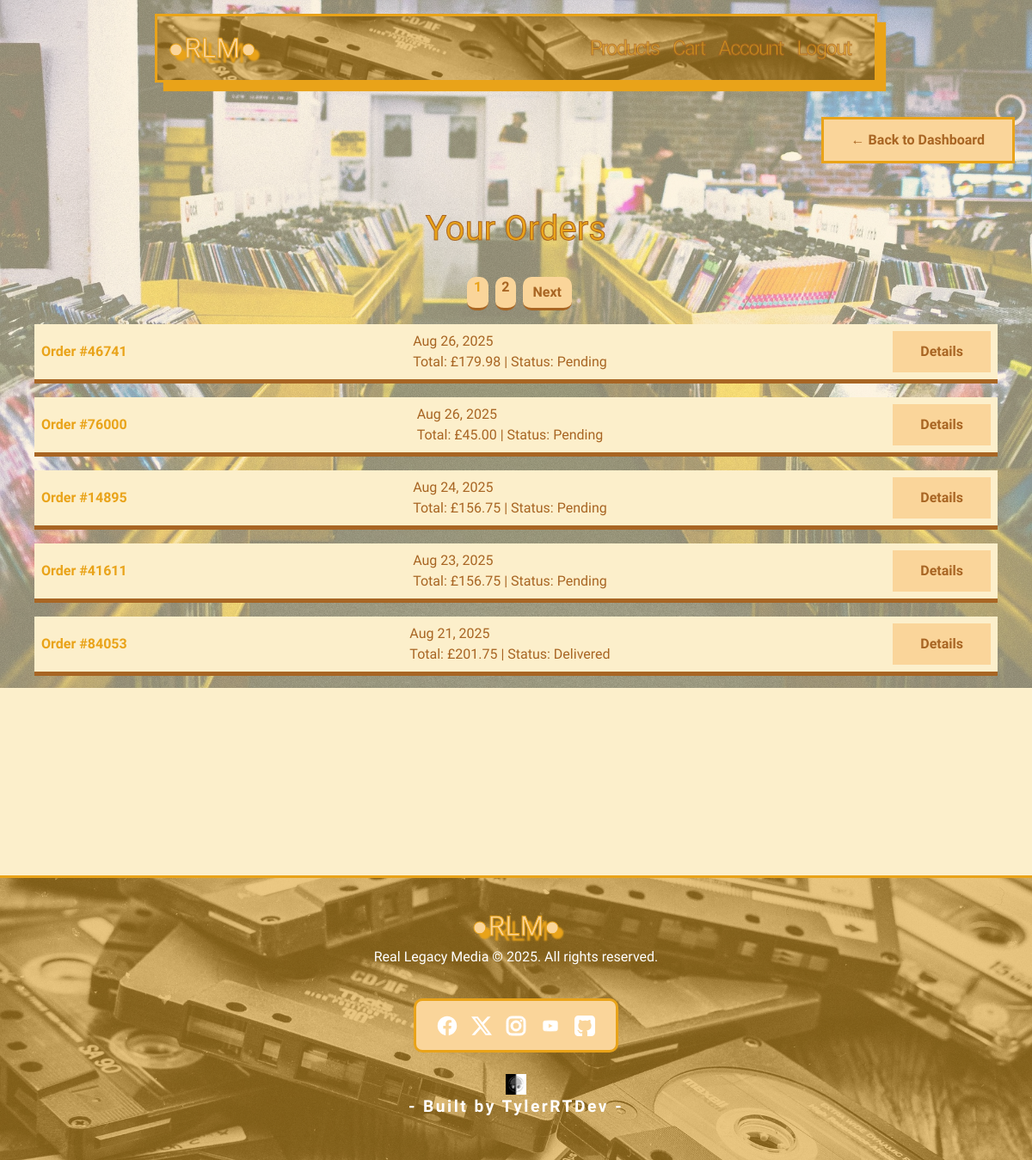
The page /accounts/orders/ (signed in) on the database its author committed.
### checkout/models.py (models this page shows, shortened)
class CheckoutOrder(models.Model):
    STATUS_CHOICES = [
        ('pending', 'Pending'),
        ('shipped', 'Shipped'),
        ('delivered', 'Delivered'),
    ]
    user = models.ForeignKey(User, on_delete=models.CASCADE, null=True, blank=True)
    order_session = models.CharField(max_length=255, unique=True, blank=True, null=True)
    order_number = models.CharField(max_length=5, unique=True, blank=True, null=True)
    email = models.EmailField(blank=True, null=True)
    city = models.CharField(max_length=50, null=True, blank=True)
    postcode = models.CharField(max_length=20, null=True, blank=True)
    total_amount = models.DecimalField(max_digits=10, decimal_places=2)
    status = models.CharField(max_length=20, choices=STATUS_CHOICES, default='pending')
    created_at = models.DateTimeField(auto_now_add=True)
    full_name = models.CharField(max_length=100, null=True, blank=True)
    shipping_address = models.TextField(null=True, blank=True)
    shipping_city = models.CharField(max_length=50, null=True, blank=True)
    shipping_postcode = models.CharField(max_length=20, null=True, blank=True)
    billing_address = models.TextField(null=True, blank=True)
    billing_city = models.CharField(max_length=20,null=True, blank=True)
    billing_postcode = models.CharField(max_length=20,null=True, blank=True)

### accounts/views.py (the view)
# urls.py: path('orders/', views.order_history_view, name='order_history'),
@login_required
def order_history_view(request):
    orders = CheckoutOrder.objects.filter(user=request.user).order_by('-created_at')
    paginator = Paginator(orders, 5)  # Show 5 orders per page
    page_number = request.GET.get('page')
    page_obj = paginator.get_page(page_number)
    return render(request, 'accounts/order_history.html', {
        'orders': orders,
        'page_obj': page_obj
    })

### templates/accounts/order_history.html (shortened to what this page needs)
{% extends 'base.html' %}
{% block content %}
    <div class="back-button d-flex justify-content-end mb-1">
        <a href="{% url 'accounts:profile' %}" class="back-btn-retro">
        <span> ←</span> Back to Dashboard
        </a>
    </div>
    <div class="order-history container py-5">
        <div class="account-orders-title">
            <h1>Your Orders</h1>
        </div>
        <div class="text-center">
            <nav aria-label="Order pagination">
                <ul class="pagination justify-content-center">
                {% for num in page_obj.paginator.page_range %}
                    <li class="page-item {% if page_obj.number == num %}active{% endif %}">
                    <a class="page-link page-num" href="?page={{ num }}">{{ num }}</a>
                    </li>
                {% endfor %}
                {% if page_obj.has_next %}
                    <li class="page-item">
                    <a class="page-link" href="?page={{ page_obj.next_page_number }}">Next</a>
                    </li>
                {% endif %}
                </ul>
            </nav>
        </div>
        {% if page_obj.object_list %}
            <ul class="list-group">
                {% for order in page_obj.object_list %}
                <li class="list-group-item p-2">
                        <div class="d-flex justify-content-end justify-content-between align-items-center">
                    <strong>Order #{{ order.order_number }}</strong>{{ order.created_at|date:"M d, Y" }}
                    <br>
                    Total: £{{ order.total_amount }} | Status: {{ order.status|capfirst }}
                        <a href="{% url 'accounts:order_detail' order.id %}" class="btn-retro">Details</a>
                    </div>
                </li>
                {% endfor %}
            </ul>
        {% else %}
            <div class="no-orders-text-container d-flex justify-content-center align-items-center flex-column">
                <img src="/static/images/icons/empty-cart.png" alt="Empty order">
                <h5 class="no-orders-text text-center">No orders yet...</h5>
            </div>
        {% endif %}
    </div>
{% endblock %}

### static/css/style.css (style rules this page uses)
:root { --black: #000000; --brown: #a86523; --orange: #E9A319; --peach: #fad59a; --cream: #fcefcb; --text-color: #000000; }
body { font-family: 'Kodchasan', sans-serif; color: var(--text-color); background-color: var(--cream); }
h1, h2, h3, h4 { font-family: 'Brexon', sans-serif; }
.back-btn-retro { border: solid 3px var(--orange); color: var(--brown); border-radius: 0px; font-weight: bold; text-decoration: none; padding: 0.75rem 2rem; background-color: var(--peach); transition: 0.5s; }
.btn-retro { border: none; color: var(--brown); border-radius: 0px; font-weight: bold; text-decoration: none; padding: 0.75rem 2rem; background-color: var(--peach); transition: 0.5s; }
.back-button { display: flex; align-self: flex-end; margin-bottom: 2rem; justify-content: space-around; }
.back-btn-retro { border-radius: 3px var(--brown); }
.account-orders-title { padding-bottom: 0.5rem; text-align: center; margin-bottom: 1rem; -webkit-text-fill-color: var(--orange); -webkit-text-stroke-width: 1px; -webkit-text-stroke-color: var(--brown); }
.list-group { border-radius: 0px; }
.pagination { --bs-pagination-hover-color: var(--brown); --bs-pagination-hover-bg: none; --bs-pagination-hover-border-color: none; --bs-pagination-border-color: none; --bs-pagination-focus-bg: none; --bs-pagination-focus-box-shadow: none; --bs-pagination-focus-color: none; }
.pagination .page-link { background-color: transparent; color: var(--brown); border-radius: 100%; border: none; }
.pagination .page-item { background-color: var(--peach); border-bottom: solid 3px var(--brown); border-radius: 10px; margin-left: 0.5rem; font-weight: bold; }
.pagination .page-item.active .page-link { background-color: transparent; border-color: var(--orange); color: var(--orange); border-radius: 100%; border: none; }
.pagination .page-num { color: var(--brown); padding-left: 0.5rem; padding-right: 0.5rem; padding-top: 0; }
.order-history.container.py-5 { height: 100vh; }
.order-history .list-group .list-group-item { border: none; border-bottom: 5px solid var(--brown); background: var(--cream); margin-bottom: 1rem; transition: 0.7s ease; color: var(--brown); }
.order-history ul li div strong { color: var(--orange); }
@media (min-width: 1024px) and (max-width: 1439px) { .container { max-width: 1200px; padding: 0 20px; } }

### rows shown on the page
CheckoutOrder: order_number "46741", created_at "Aug 26, 2025", total_amount "179.98", status "Pending"
CheckoutOrder: order_number "76000", created_at "Aug 26, 2025", total_amount "45.00", status "Pending"
CheckoutOrder: order_number "14895", created_at "Aug 24, 2025", total_amount "156.75", status "Pending"
CheckoutOrder: order_number "41611", created_at "Aug 23, 2025", total_amount "156.75", status "Pending"
CheckoutOrder: order_number "84053", created_at "Aug 21, 2025", total_amount "201.75", status "Delivered"

### other values the page prints
{{ num }} "1" "2"
